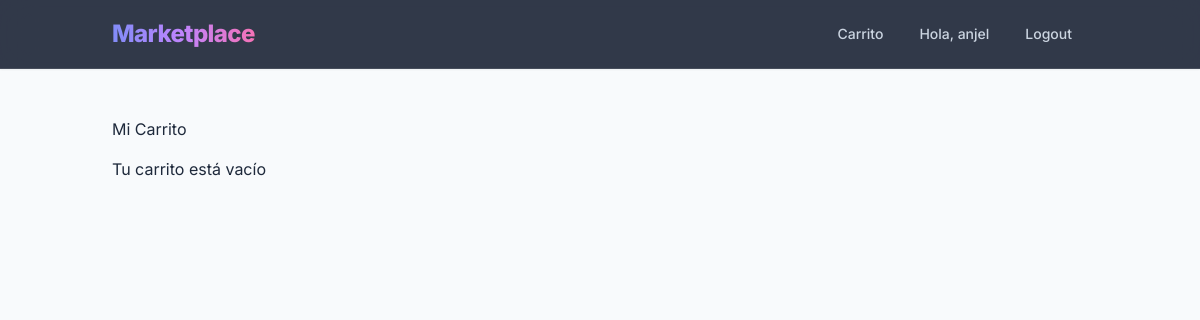
The page /cart/ (signed in) on the database as committed earlier.
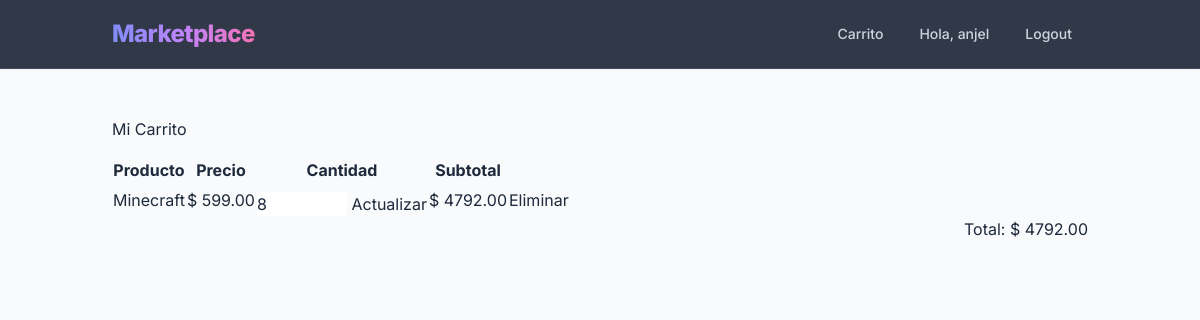
The same page on the database as committed later.
### store/models.py (models this page shows, shortened)
class CartItem(models.Model):
    id = models.UUIDField(primary_key=True, default=uuid.uuid4, editable=False)
    cart = models.ForeignKey(Cart, on_delete=models.CASCADE)
    product = models.ForeignKey(Product, on_delete=models.CASCADE)
    quantity = models.PositiveIntegerField(default=1)
    class Meta:
        unique_together = ('cart', 'product')
    @property
    def subtotal(self):
        return self.product.price * self.quantity

class Product(models.Model):
    id = models.UUIDField(primary_key=True, default=uuid.uuid4, editable=False)
    name = models.CharField(max_length=150)
    description = models.TextField()
    price = models.DecimalField(max_digits=10, decimal_places=2)
    stock = models.PositiveIntegerField(default=0)
    image = models.ImageField(upload_to='products/', blank=True, null=True)
    owner = models.ForeignKey(
        User,
        on_delete=models.CASCADE,
        related_name='products'
    )  # 1:N
    categories = models.ManyToManyField(
        Category,
        related_name='products'
    )  # N:M
    created_at = models.DateTimeField(auto_now_add=True)

class Cart(models.Model):
    id = models.UUIDField(primary_key=True, default=uuid.uuid4, editable=False)
    user = models.ForeignKey(
        User,
        on_delete=models.CASCADE,
        related_name='carts'
    )  # 1:N
    products = models.ManyToManyField(
        Product,
        through='CartItem',
        related_name='carts'
    )
    created_at = models.DateTimeField(auto_now_add=True)
    @property
    def total(self):
        return sum(item.subtotal for item in self.cartitem_set.all())

### store/views.py (the view)
# urls.py: path('cart/', views.cart_detail, name='cart_detail'),
@login_required
def cart_detail(request):
    cart, created = Cart.objects.get_or_create(
        user=request.user
    )
    return render(request, 'store/cart_detail.html', {
        'cart': cart
    })

### store/templates/store/cart_detail.html (shortened to what this page needs)
{% extends 'store/base.html' %}
{% block content %}
<h2 class="mb-4">Mi Carrito</h2>
{% if cart.cartitem_set.all %}
<table class="table table-bordered align-middle">
    <thead>
        <tr>
            <th>Producto</th>
            <th>Precio</th>
            <th>Cantidad</th>
            <th>Subtotal</th>
            <th></th>
        </tr>
    </thead>
    <tbody>
    {% for item in cart.cartitem_set.all %}
        <tr>
            <td>{{ item.product.name }}</td>
            <td>$ {{ item.product.price }}</td>
            <td>
                <form method="POST"
                      action="{% url 'update_cart_item' item.id %}">
                    <input type="number"
                           name="quantity"
                           value="{{ item.quantity }}"
                           min="1"
                           class="form-control"
                           style="width:90px;">
                    <button class="btn btn-sm btn-primary mt-2">
                        Actualizar
                    </button>
                </form>
            </td>
            <td>
                $ {{ item.subtotal }}
            </td>
            <td>
                <a href="{% url 'remove_from_cart' item.id %}"
                   class="btn btn-danger btn-sm">
                    Eliminar
                </a>
            </td>
        </tr>
    {% endfor %}
    </tbody>
</table>
<div class="text-end">
    <h3>Total: $ {{ cart.total }}</h3>
</div>
{% else %}
<div class="alert alert-info">
    Tu carrito está vacío
</div>
{% endif %}
{% endblock %}

Rows that differ between the two databases and show on the page:
added CartItem: product.name "Minecraft", product.price "599.00", quantity "8", subtotal "4792.00"
now on this page (row unchanged): Cart: total "4792.00"
Other text that changed with them:
text no longer shown: "Tu carrito está vacío"
text now shown: "Producto Precio Cantidad Subtotal Total: $"
